Frame 1 (no input): blank canvas, image omitted
Frame 60 (the mouse pressed at the canvas centre just before this capture): blank canvas, image omitted
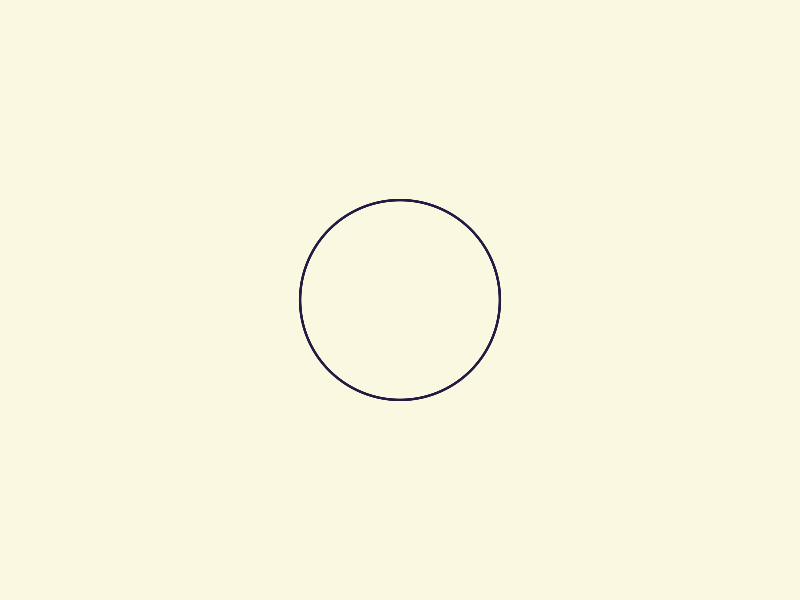
Frame 120 (the mouse held since frame 60 and released just before this capture)

The Processing sketch whose frames 1 and 60 were blank and that drew this single picture after the mouse press (run headless with seeded random() and noise(); from frame 60 on, the mouse is pressed at the canvas centre):

// Processing sketch: processing_144447
// ── processing_144447.pde

float radius = 200;
float angle = 0;
int speed = 200;
float easing;
void setup(){
  size(800,600);
  background(#FAF8E1);
  ellipseMode(CENTER);
  smooth();
  noStroke();
  fill(200);
  frameRate(speed);
//  frameRate(2);
}
void draw(){
  if(mousePressed == true){
    whirly();
  }
//  print(mouseSpeed + " ");
}

void whirly(){
  noFill();
  float mouseSpeed = map((dist(mouseX, mouseY, pmouseX, pmouseY)), 5.0, 50.0, 50.0, 80.0);  
  float strokewidth = map((dist(mouseX, mouseY, pmouseX, pmouseY)), 10.0, 30.0, 1, 0.1);  
  float transparency = map((dist(mouseX, mouseY, pmouseX, pmouseY)), 5.0, 50.0, 100.0, 25.0);
  stroke(#231A43, transparency);  
  if(strokewidth < 0) {
    strokewidth = strokewidth * -1;
  }
  strokeWeight(strokewidth);
  float deltaAngle = speed/radius;
  angle += deltaAngle;
  arc(mouseX, mouseY, radius, radius, radius*cos(angle), radians(3));
}
